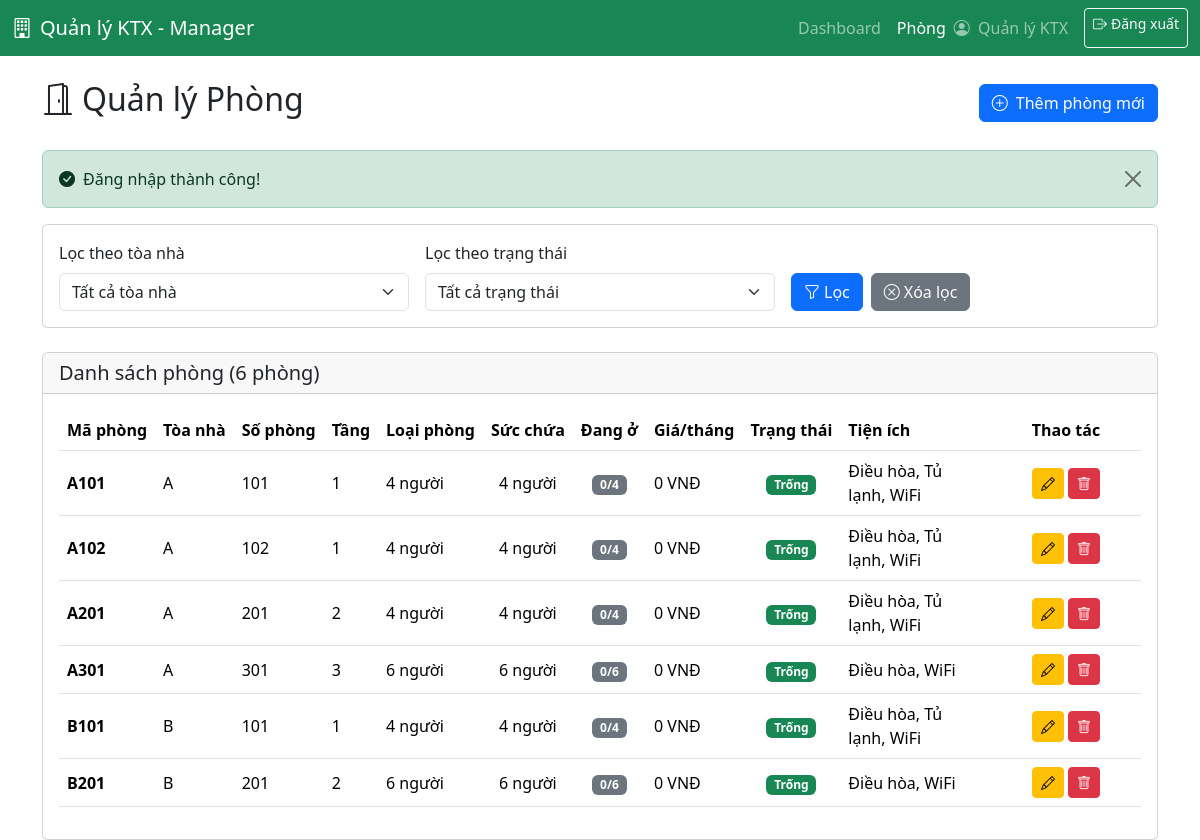
The page /views/manager/rooms.php (signed in) on the database its author committed.
### tables this page shows
CREATE TABLE rooms (
    id INT AUTO_INCREMENT PRIMARY KEY,
    building_id INT NOT NULL,
    room_code VARCHAR(20) UNIQUE NOT NULL COMMENT 'Mã phòng',
    room_number VARCHAR(20) NOT NULL,
    floor INT DEFAULT 1 COMMENT 'Tầng',
    capacity INT NOT NULL COMMENT 'Sức chứa - số người',
    current_occupancy INT DEFAULT 0 COMMENT 'Số người hiện tại',
    price_per_month DECIMAL(15,2) COMMENT 'Giá/tháng - lấy từ bảng Pricing',
    room_type ENUM('đơn', 'đôi', '4 người', '6 người') NOT NULL,
    amenities TEXT COMMENT 'Tiện ích: JSON hoặc text',
    status ENUM('available', 'occupied', 'maintenance') DEFAULT 'available',
    created_at TIMESTAMP DEFAULT CURRENT_TIMESTAMP,
    updated_at TIMESTAMP DEFAULT CURRENT_TIMESTAMP ON UPDATE CURRENT_TIMESTAMP,
    FOREIGN KEY (building_id) REFERENCES buildings(id) ON DELETE CASCADE,
    INDEX idx_building_id (building_id),
    INDEX idx_room_code (room_code),
    INDEX idx_status (status),
    INDEX idx_room_type (room_type)
);

CREATE TABLE buildings (
    id INT AUTO_INCREMENT PRIMARY KEY,
    building_code VARCHAR(20) UNIQUE NOT NULL COMMENT 'Mã tòa',
    building_name VARCHAR(100) NOT NULL COMMENT 'Tên tòa',
    address TEXT,
    floors INT DEFAULT 1 COMMENT 'Số tầng',
    description TEXT,
    created_at TIMESTAMP DEFAULT CURRENT_TIMESTAMP,
    INDEX idx_building_code (building_code)
);

### functions/auth.php (called while the page is built, shortened)
<?php
require_once __DIR__ . '/helpers.php';
function getCurrentUser() {
    if (isset($_SESSION['user_id']) && isset($_SESSION['username'])) {
        return [
            'id' => $_SESSION['user_id'],
            'username' => $_SESSION['username'],
            'full_name' => $_SESSION['full_name'] ?? null,
            'role' => $_SESSION['role'] ?? null,
            'email' => $_SESSION['email'] ?? null,
            'phone' => $_SESSION['phone'] ?? null
        ];
    }
    return null;
}
?>

### functions/helpers.php (called while the page is built, shortened)
<?php
function getSuccessMessage() {
    if (isset($_SESSION['success'])) {
        $message = $_SESSION['success'];
        return $message;
    }
    return null;
}
function formatCurrency($amount) {
    return number_format($amount, 0, ',', '.') . ' VNĐ';
}
function escapeHtml($string) {
    return htmlspecialchars($string, ENT_QUOTES, 'UTF-8');
}
?>

### functions/rooms.php (called while the page is built, shortened)
<?php
function getAllRooms($buildingId = null, $status = null) {
    $conn = getDbConnection();
    $rooms = [];
    $sql = "SELECT r.*, b.building_name, b.building_code
            FROM rooms r
            LEFT JOIN buildings b ON r.building_id = b.id";
    $sql .= " ORDER BY b.building_code ASC, r.room_number ASC";
    $stmt = mysqli_prepare($conn, $sql);
    if ($stmt) {
        mysqli_stmt_execute($stmt);
        $result = mysqli_stmt_get_result($stmt);
        if ($result && mysqli_num_rows($result) > 0) {
            while ($row = mysqli_fetch_assoc($result)) {
                $rooms[] = $row;
            }
        }
    }
    return $rooms;
}
function getRoomStatuses() {
    return [
        'available' => 'Trống',
        'occupied' => 'Đã có người ở',
        'maintenance' => 'Đang sửa chữa'
    ];
}
?>

### views/manager/rooms.php (the view, shortened to what this page needs)
<?php
require_once __DIR__ . '/../../functions/auth.php';
require_once __DIR__ . '/../../functions/helpers.php';
require_once __DIR__ . '/../../functions/rooms.php';
$currentUser = getCurrentUser();
$roomStatuses = getRoomStatuses();
$filterBuilding = isset($_GET['building_id']) ? intval($_GET['building_id']) : null;
$filterStatus = isset($_GET['status']) ? $_GET['status'] : null;
$rooms = getAllRooms($filterBuilding, $filterStatus);
$successMsg = getSuccessMessage();
?>
<!DOCTYPE html>
<html lang="vi">
<head>
    <link href="https://cdn.jsdelivr.net/npm/bootstrap@5.3.3/dist/css/bootstrap.min.css" rel="stylesheet">
    <link href="https://cdn.jsdelivr.net/npm/bootstrap-icons@1.11.0/font/bootstrap-icons.css" rel="stylesheet">
</head>
<body>
    <nav class="navbar navbar-expand-lg navbar-dark bg-success">
        <div class="container-fluid">
            <a class="navbar-brand" href="dashboard.php">
                <i class="bi bi-building me-2"></i>Quản lý KTX - Manager
            </a>
            <div class="navbar-nav ms-auto">
                <a class="nav-link" href="dashboard.php">Dashboard</a>
                <a class="nav-link active" href="rooms.php">Phòng</a>
                <span class="navbar-text me-3">
                    <i class="bi bi-person-circle me-1"></i>
                    <?php echo escapeHtml($currentUser['full_name'] ?? $currentUser['username']); ?>
                </span>
                <a class="btn btn-outline-light btn-sm" href="../../handle/logout_process.php">
                    <i class="bi bi-box-arrow-right me-1"></i>Đăng xuất
                </a>
            </div>
        </div>
    </nav>
    <div class="container mt-4">
        <div class="d-flex justify-content-between align-items-center mb-4">
            <h2><i class="bi bi-door-open me-2"></i>Quản lý Phòng</h2>
            <a href="rooms/create_room.php" class="btn btn-primary">
                <i class="bi bi-plus-circle me-2"></i>Thêm phòng mới
            </a>
        </div>
        <?php if ($successMsg): ?>
            <div class="alert alert-success alert-dismissible fade show">
                <i class="bi bi-check-circle-fill me-2"></i><?php echo escapeHtml($successMsg); ?>
                <button type="button" class="btn-close" data-bs-dismiss="alert"></button>
            </div>
        <?php endif; ?>
        <div class="card mb-4">
            <div class="card-body">
                <form method="GET" action="rooms.php" class="row g-3">
                    <div class="col-md-4">
                        <label for="building_id" class="form-label">Lọc theo tòa nhà</label>
                        <select class="form-select" id="building_id" name="building_id">
                            <option value="">Tất cả tòa nhà</option>
                        </select>
                    </div>
                    <div class="col-md-4">
                        <label for="status" class="form-label">Lọc theo trạng thái</label>
                        <select class="form-select" id="status" name="status">
                            <option value="">Tất cả trạng thái</option>
                        </select>
                    </div>
                    <div class="col-md-4 d-flex align-items-end">
                        <button type="submit" class="btn btn-primary me-2">
                            <i class="bi bi-funnel me-1"></i>Lọc
                        </button>
                        <a href="rooms.php" class="btn btn-secondary">
                            <i class="bi bi-x-circle me-1"></i>Xóa lọc
                        </a>
                    </div>
                </form>
            </div>
        </div>
        <div class="card">
            <div class="card-header">
                <h5 class="mb-0">Danh sách phòng (<?php echo count($rooms); ?> phòng)</h5>
            </div>
            <div class="card-body">
                <?php if (empty($rooms)): ?>
                    <div class="alert alert-info">
                        <i class="bi bi-info-circle me-2"></i>Chưa có phòng nào. Hãy thêm phòng mới!
                    </div>
                <?php else: ?>
                    <div class="table-responsive">
                        <table class="table table-hover align-middle">
                            <thead>
                                <tr>
                                    <th class="text-nowrap">Mã phòng</th>
                                    <th class="text-nowrap">Tòa nhà</th>
                                    <th class="text-nowrap">Số phòng</th>
                                    <th class="text-nowrap">Tầng</th>
                                    <th class="text-nowrap">Loại phòng</th>
                                    <th class="text-nowrap text-center">Sức chứa</th>
                                    <th class="text-nowrap text-center">Đang ở</th>
                                    <th class="text-nowrap">Giá/tháng</th>
                                    <th class="text-nowrap text-center">Trạng thái</th>
                                    <th class="text-nowrap">Tiện ích</th>
                                    <th class="text-nowrap text-center" style="width: 150px;">Thao tác</th>
                                </tr>
                            </thead>
                            <tbody>
                                <?php foreach ($rooms as $room):
                                ?>
                                    <tr>
                                        <td class="text-nowrap align-middle"><strong><?php echo escapeHtml($room['room_code']); ?></strong></td>
                                        <td class="text-nowrap align-middle">
                                            <?php echo escapeHtml($room['building_code'] ?? 'N/A'); ?>
                                        </td>
                                        <td class="text-nowrap align-middle"><?php echo escapeHtml($room['room_number']); ?></td>
                                        <td class="text-nowrap align-middle"><?php echo escapeHtml($room['floor']); ?></td>
                                        <td class="text-nowrap align-middle"><?php echo escapeHtml($room['room_type']); ?></td>
                                        <td class="text-center align-middle"><?php echo escapeHtml($room['capacity']); ?> người</td>
                                        <td class="text-center align-middle">
                                            <span class="badge <?php echo $room['current_occupancy'] > 0 ? 'bg-info' : 'bg-secondary'; ?>">
                                                <?php echo $room['current_occupancy']; ?>/<?php echo $room['capacity']; ?>
                                            </span>
                                        </td>
                                        <td class="text-nowrap align-middle"><?php echo formatCurrency($room['price_per_month'] ?? 0); ?></td>
                                        <td class="text-center align-middle">
                                            <?php
                                            $statusClass = [
                                                'available' => 'bg-success',
                                                'occupied' => 'bg-primary',
                                                'maintenance' => 'bg-warning'
                                            ];
                                            $statusLabel = $roomStatuses[$room['status']] ?? $room['status'];
                                            $class = $statusClass[$room['status']] ?? 'bg-secondary';
                                            ?>
                                            <span class="badge <?php echo $class; ?>"><?php echo escapeHtml($statusLabel); ?></span>
                                        </td>
                                        <td class="align-middle">
                                            <?php
                                            $amenities = $room['amenities'] ?? '';
                                            echo escapeHtml(mb_substr($amenities, 0, 30));
                                            ?>
                                        </td>
                                        <td class="text-center align-middle">
                                            <a href="rooms/edit_room.php?id=<?php echo $room['id']; ?>"
                                               class="btn btn-sm btn-warning" title="Sửa">
                                                <i class="bi bi-pencil"></i>
                                            </a>
                                            <button type="button"
                                                    class="btn btn-sm btn-danger"
                                                    onclick="confirmDelete(<?php echo $room['id']; ?>, '<?php echo escapeHtml($room['room_code']); ?>')"
                                                    title="Xóa">
                                                <i class="bi bi-trash"></i>
                                            </button>
                                        </td>
                                    </tr>
                                <?php endforeach; ?>
                            </tbody>
                        </table>
                    </div>
                <?php endif; ?>
            </div>
        </div>
    </div>
</body>
</html>

### rows shown on the page
rooms: room_code "A101", building.building_code "A", room_number "101", floor "1", room_type "4 người", capacity "4", current_occupancy "0", price_per_month "0 VNĐ", status "Trống", amenities "Điều hòa, Tủ lạnh, WiFi"
rooms: room_code "A102", building.building_code "A", room_number "102", floor "1", room_type "4 người", capacity "4", current_occupancy "0", price_per_month "0 VNĐ", status "Trống", amenities "Điều hòa, Tủ lạnh, WiFi"
rooms: room_code "A201", building.building_code "A", room_number "201", floor "2", room_type "4 người", capacity "4", current_occupancy "0", price_per_month "0 VNĐ", status "Trống", amenities "Điều hòa, Tủ lạnh, WiFi"
rooms: room_code "A301", building.building_code "A", room_number "301", floor "3", room_type "6 người", capacity "6", current_occupancy "0", price_per_month "0 VNĐ", status "Trống", amenities "Điều hòa, WiFi"
rooms: room_code "B101", building.building_code "B", room_number "101", floor "1", room_type "4 người", capacity "4", current_occupancy "0", price_per_month "0 VNĐ", status "Trống", amenities "Điều hòa, Tủ lạnh, WiFi"
rooms: room_code "B201", building.building_code "B", room_number "201", floor "2", room_type "6 người", capacity "6", current_occupancy "0", price_per_month "0 VNĐ", status "Trống", amenities "Điều hòa, WiFi"

### other values the page prints
escapeHtml($currentUser['full_name'] ?? $currentUser['username']) "Quản lý KTX"
escapeHtml($successMsg) "Đăng nhập thành công!"
count($rooms) "6"
